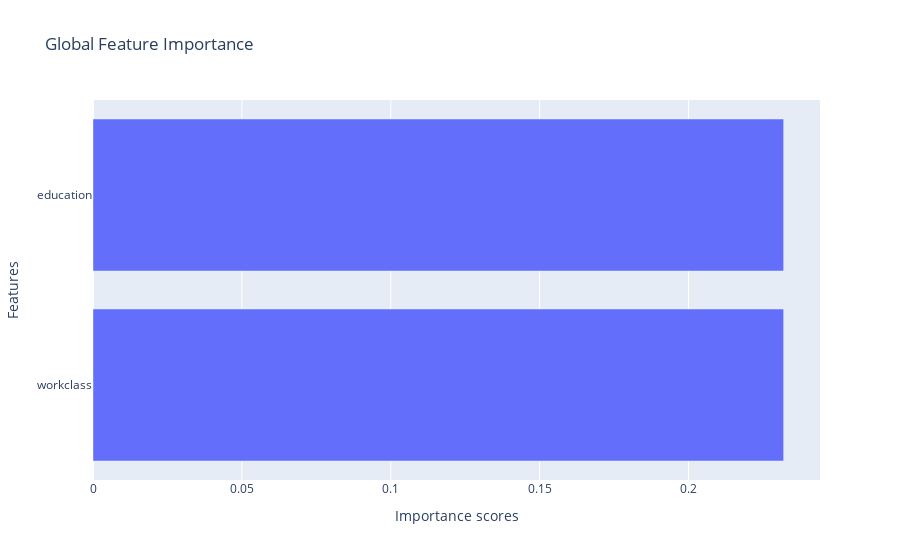

The notebook cell saved with this chart:
### Code cell
print("SHAP results:")
global_explanations["shap_global"].ipython_plot(class_names=transformer.class_names, max_display=14)

### Figure 1 — Plotly figure (JSON) as saved in the notebook; plotly's stock layout.template omitted (floating-point values rounded to 4 significant figures)
{"data": [{"alignmentgroup": "True", "hovertemplate": "Importance scores=%{x}<br>Features=%{y}<extra></extra>", "legendgroup": "", "marker": {"color": "#636efa", "pattern": {"shape": ""}}, "name": "", "offsetgroup": "", "orientation": "h", "showlegend": false, "textposition": "auto", "type": "bar", "x": [0.2319, 0.2319], "xaxis": "x", "y": ["workclass", "education"], "yaxis": "y"}], "layout": {"barmode": "relative", "legend": {"tracegroupgap": 0}, "title": {"text": "Global Feature Importance"}, "xaxis": {"anchor": "y", "domain": [0, 1], "title": {"text": "Importance scores"}}, "yaxis": {"anchor": "x", "domain": [0, 1], "title": {"text": "Features"}}}}
